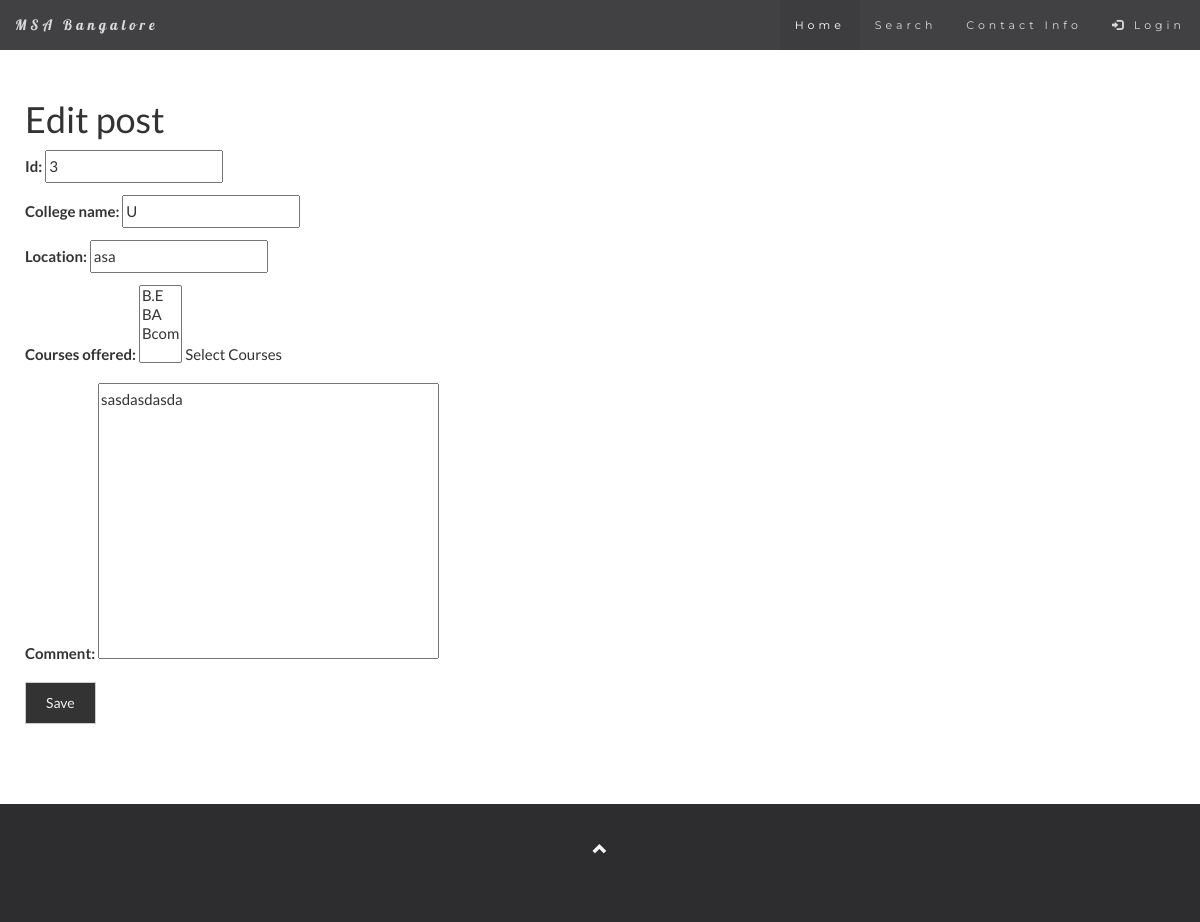
/post/3/edit/, run on the app's committed database.
### Blog/models.py (models this page shows, shortened)
class Course(models.Model):
    name = models.CharField(max_length=200,help_text="Enter the Course Name")
    summary = models.TextField(max_length=200, help_text="Enter brief description",null=True)
    def __str__(self):
        return self.name
    class Meta:
        ordering = ['name']

class College(models.Model):
    id = models.IntegerField(primary_key=True)
    College_name = models.CharField(max_length=200)
    Location = models.CharField(max_length=200)
    Courses_offered = models.ManyToManyField(Course,help_text="Select Courses")
    Comment = models.TextField()
    class Meta:
        ordering =['College_name']

### Blog/views.py (the view)
# urls.py: url(r'^post/(?P<pk>\d+)/edit/$', views.post_edit, name='post_edit'),
def post_edit(request, pk):
    post = get_object_or_404(College, pk=pk)
    if request.method == "POST":
        form = PostForm(request.POST, instance=post)
        if form.is_valid():
            post = form.save(commit=False)
            post.save()
            return redirect('college_detail', pk=post.pk)
    else:
        form = PostForm(instance=post)
    return render(request, 'Blog/post_edit.html', {'form': form})

### Blog/forms.py
class PostForm(forms.ModelForm):
    class Meta:
        model = College
        fields = ('id','College_name','Location', 'Courses_offered','Comment')

### Blog/templates/Blog/post_edit.html
{% extends 'Blog/base.html' %}
{% block content %}
    <h1>Edit post</h1>
    <form method="POST" class="post-form">{% csrf_token %}
        {{ form.as_p }}
        <button type="submit" class="save btn btn-default">Save</button>
    </form>
{% endblock %}

### Blog/static/hetah.css (style rules this page uses)
body { font: 400 15px/1.8 Lato, sans-serif; color: #333; background-color:#ee;e }
.btn { padding: 10px 20px; background-color: #333; color: #f1f1f1; border-radius: 0; transition: .2s; }
textarea { resize: none; }

### data on the page
Course: id "3"
College: College_name "U", Location "asa", Comment "sasdasdasda"
